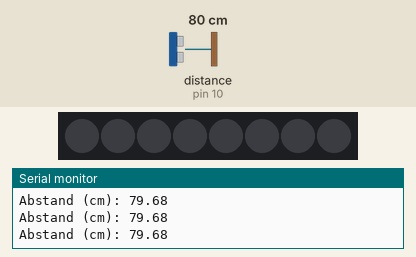
Recording of a sketch running on a simulated Arduino Uno, built with avr-gcc and run on an emulated ATmega328P. Shown: 8 RGB LEDs in strip order, left to right, the last lines printed to the serial monitor. Wiring (inferred from the names in the program): ultrasonic range finder: trigger pin 9; echo pin 10. The inputs (shaded band) are chosen by the test bench; at power-on: distance to the obstacle (sensor on pin 10) 80 cm. The echo pulse lasts 58.3 µs per cm; dim RGB values are drawn brighter than linear.

Above: at 1.2 s.
1.3 s: distance to the obstacle (sensor on pin 10) set to 2 cm
At 1.9 s:
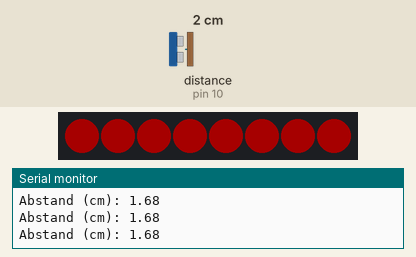
2.9 s: distance to the obstacle (sensor on pin 10) set to 18 cm
At 3.21 s:
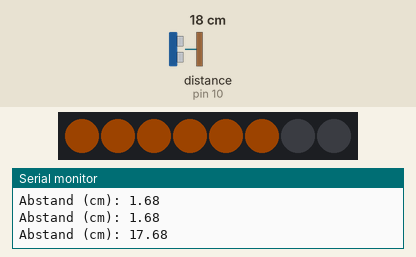
5.2 s: distance to the obstacle (sensor on pin 10) set to 35 cm
At 6.6 s:
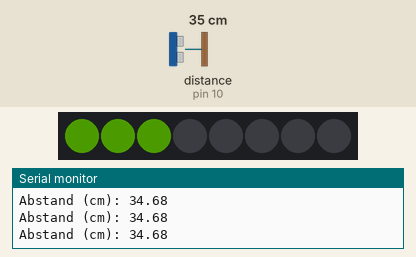
6.9 s: distance to the obstacle (sensor on pin 10) set to 4 cm
At 8.2 s:
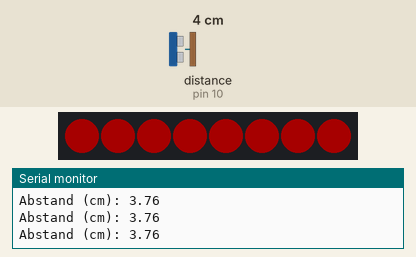
8.6 s: distance to the obstacle (sensor on pin 10) set to 60 cm
At 9.2 s:
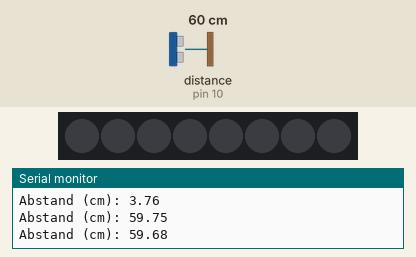
Timing chart, 0 to 11.2 s (numbered marks = the images above; inputs shaded):
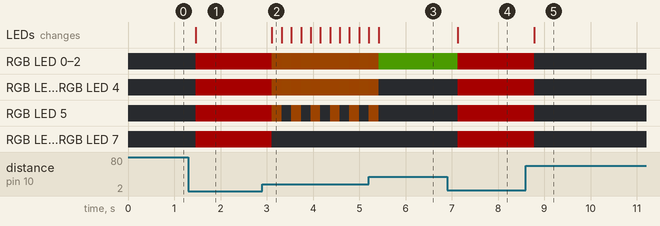

The sketch:

06_abstand.ino
```cpp
/**
 * @brief Misst den Abstand mit einem HC-SR04 und zeigt ihn auf einem 8er WS2812-Ring/Strip.
 *
 * Verwendete Bibliothek: Adafruit NeoPixel
 * (Arduino IDE: Bibliotheksverwalter -> "Adafruit NeoPixel")
 *
 * Anschluss HC-SR04:
 * - VCC  -> 5V
 * - GND  -> GND
 * - TRIG -> D9
 * - ECHO -> D10
 *
 * Anschluss WS2812 (8 LEDs):
 * - DIN  -> D6
 * - VCC  -> 5V (bei groesseren Strips externes Netzteil nutzen)
 * - GND  -> GND (gemeinsame Masse mit Arduino)
 */

#include <Adafruit_NeoPixel.h>


//------------------------------------------------------------------------------
// Pin-Definitionen und Konstanten
//------------------------------------------------------------------------------
const int TRIG_PIN = 9;
const int ECHO_PIN = 10;
const int PIXEL_PIN = 6;
const int PIXEL_COUNT = 8;


//------------------------------------------------------------------------------
// Abstandswerte fuer die LED-Anzeige (in cm)
// Naeher als MIN_DISTANCE_CM -> alle LEDs an, weiter als MAX_DISTANCE_CM -> alle LEDs aus.
// Dazwischen wird die Anzahl der leuchtenden LEDs linear interpoliert.
// Diese Werte koennen je nach Anwendungsfall angepasst werden.
// Beispiel: MIN=3cm (sehr nah), MAX=50cm (weit genug).
//------------------------------------------------------------------------------
const float MIN_DISTANCE_CM = 3.0;
const float MAX_DISTANCE_CM = 50.0;


Adafruit_NeoPixel pixels(PIXEL_COUNT, PIXEL_PIN, NEO_GRB + NEO_KHZ800);


//------------------------------------------------------------------------------
// Misst den Abstand in cm. Gibt -1.0 zurück, wenn kein Echo empfangen wurde.
//------------------------------------------------------------------------------
float measureDistanceCm() {
    // Triggersignal fuer den Ultraschallsensor.
    digitalWrite(TRIG_PIN, LOW);
    delayMicroseconds(2);
    digitalWrite(TRIG_PIN, HIGH);
    delayMicroseconds(10);
    digitalWrite(TRIG_PIN, LOW);

    // Timeout verhindert haengende Messungen, falls kein Echo kommt.
    unsigned long durationMicros = pulseIn(ECHO_PIN, HIGH, 25000);
  if (durationMicros == 0) {
      return -1.0;
    }

    // Schallgeschwindigkeit: ca. 0.0343 cm/us, Hin- und Rueckweg -> /2.
    return (durationMicros * 0.0343) / 2.0;
}


//------------------------------------------------------------------------------
// Misst mehrere Abstaende und gibt den Durchschnitt zurück.
// Ungueltige Messungen (-1) werden ignoriert.
//------------------------------------------------------------------------------
float measureAverageDistanceCm(int sampleCount = 5) {
    float sum = 0.0;
    int validSamples = 0;

    for (int i = 0; i < sampleCount; i++) {
        float sample = measureDistanceCm();
        if (sample >= 0) {
            sum += sample;
            validSamples++;
        }

        // Kurze Pause zwischen den Messungen gegen Stoerechos.
        delay(20);
    }

    if (validSamples == 0) {
        return -1.0;
    }

    return sum / validSamples;
}


//------------------------------------------------------------------------------
// Setzt die Anzahl der leuchtenden LEDs entsprechend der gemessenen Distanz.
// Nahe Distanz -> mehr LEDs, grosse Distanz -> weniger LEDs.
// Farbverlauf von Gruen (weit) zu Rot (nah).
//------------------------------------------------------------------------------
void setBarByDistance(float distanceCm) {
    if (distanceCm < 0) {
        // Kein Messwert: alles aus.
        pixels.clear();
        pixels.show();
        return;
    }

    float clampedDistance = distanceCm;
    if (clampedDistance < MIN_DISTANCE_CM) clampedDistance = MIN_DISTANCE_CM;
    if (clampedDistance > MAX_DISTANCE_CM) clampedDistance = MAX_DISTANCE_CM;

    // Nahe Distanz -> viele LEDs, grosse Distanz -> wenige LEDs.
    float closeness = (MAX_DISTANCE_CM - clampedDistance) / (MAX_DISTANCE_CM - MIN_DISTANCE_CM);
    int ledsOn = (int)(closeness * PIXEL_COUNT + 0.5);

    if (ledsOn < 0) ledsOn = 0;
    if (ledsOn > PIXEL_COUNT) ledsOn = PIXEL_COUNT;

    for (int i = 0; i < PIXEL_COUNT; i++) {
        if (i < ledsOn) {
            // Farbverlauf von Gruen (weit) zu Rot (nah).
            uint8_t red = (uint8_t)(255 * closeness);
            uint8_t green = (uint8_t)(255 * (1.0 - closeness));
            pixels.setPixelColor(i, pixels.Color(red, green, 0));
        } else {
            pixels.setPixelColor(i, 0);
        }
    }

    pixels.show();
}


//------------------------------------------------------------------------------
// Arduino-Setup-Funktion: wird einmalig beim Start ausgefuehrt.
//------------------------------------------------------------------------------
void setup() {
    Serial.begin(115200);

    pinMode(TRIG_PIN, OUTPUT);
    pinMode(ECHO_PIN, INPUT);

    pixels.begin();
    pixels.clear();
    pixels.setBrightness(40);
    pixels.show();

    Serial.println("Abstandsmessung mit HC-SR04 + WS2812 gestartet");
}


//------------------------------------------------------------------------------
// Arduino-Loop-Funktion: wird in Endlosschleife ausgefuehrt.
//------------------------------------------------------------------------------
void loop() {
  float distanceCm = measureAverageDistanceCm();

  Serial.print("Abstand (cm): ");
  if (distanceCm < 0) {
    Serial.println("kein Echo");
  } else {
    Serial.println(distanceCm);
  }

  setBarByDistance(distanceCm);
  delay(100);
}
```

Measured:
- after the input at 1.3 s, RGB LED 0–7: off → RGB(40, 0, 0) after 0.17 s; the LEDs: change after 0.17 s (image 1)
- after the input at 2.9 s, RGB LED 0–4: alternates RGB(28, 12, 0) for 0.21 s and RGB(27, 12, 0) for 0.21 s, starting after 0.21 s; RGB LED 5: alternates RGB(28, 12, 0) for 0.21 s and off for 0.21 s, starting after 0.21 s; RGB LED 6, RGB LED 7: RGB(40, 0, 0) → off after 0.21 s; the LEDs: change after 0.21 s (image 2)
- after the input at 5.2 s, the LEDs: first differ from a run without the input after 0.22 s (image 3)
- after the input at 6.9 s, RGB LED 0–2: RGB(13, 27, 0) → RGB(40, 0, 0) after 0.23 s; RGB LED 3–7: off → RGB(40, 0, 0) after 0.23 s; the LEDs: change after 0.23 s (image 4)
- after the input at 8.6 s, RGB LED 0–7: RGB(40, 0, 0) → off after 0.18 s; the LEDs: change after 0.18 s (image 5)
